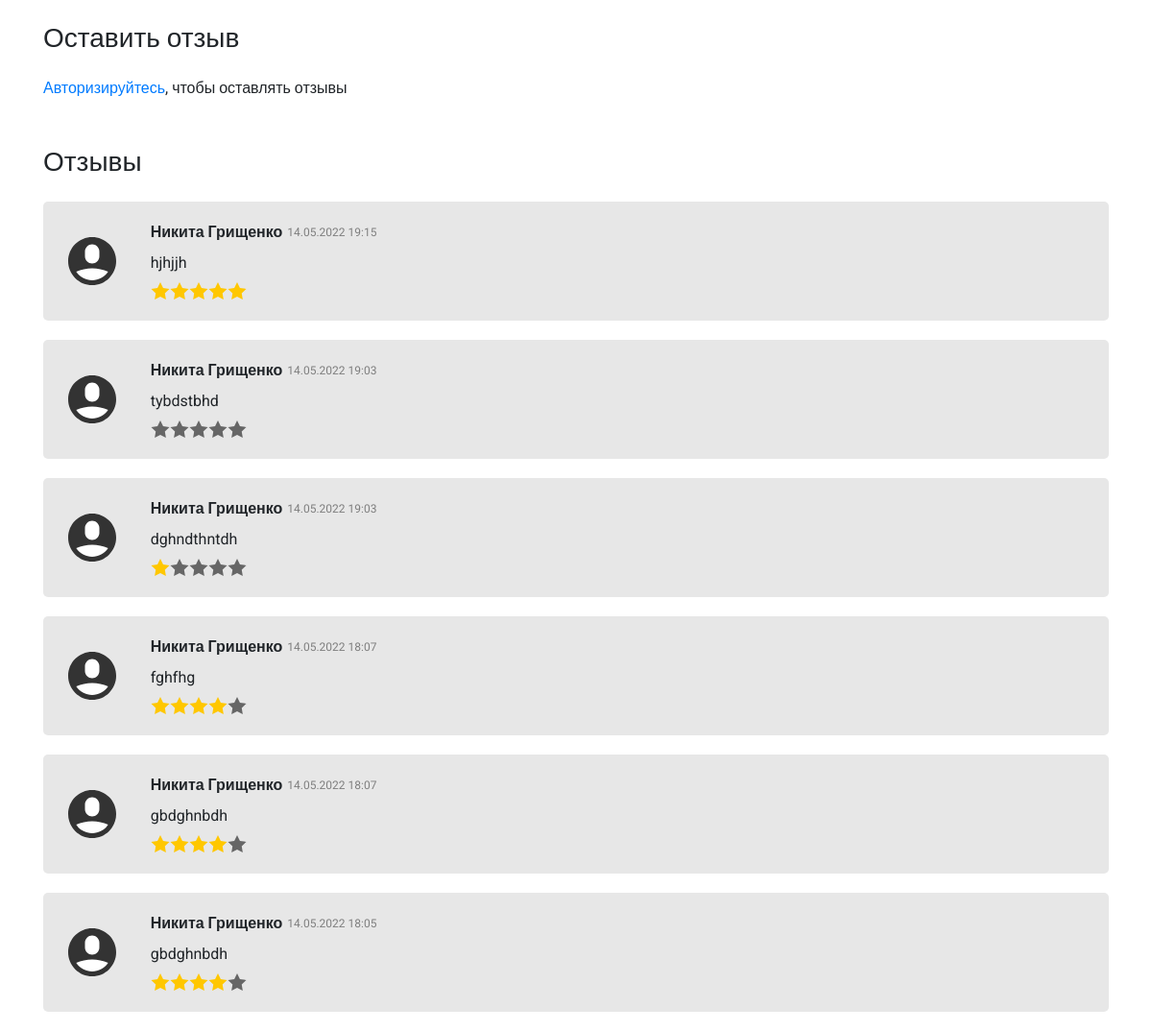
The app's page /cloth/5/ (lower part), older data.
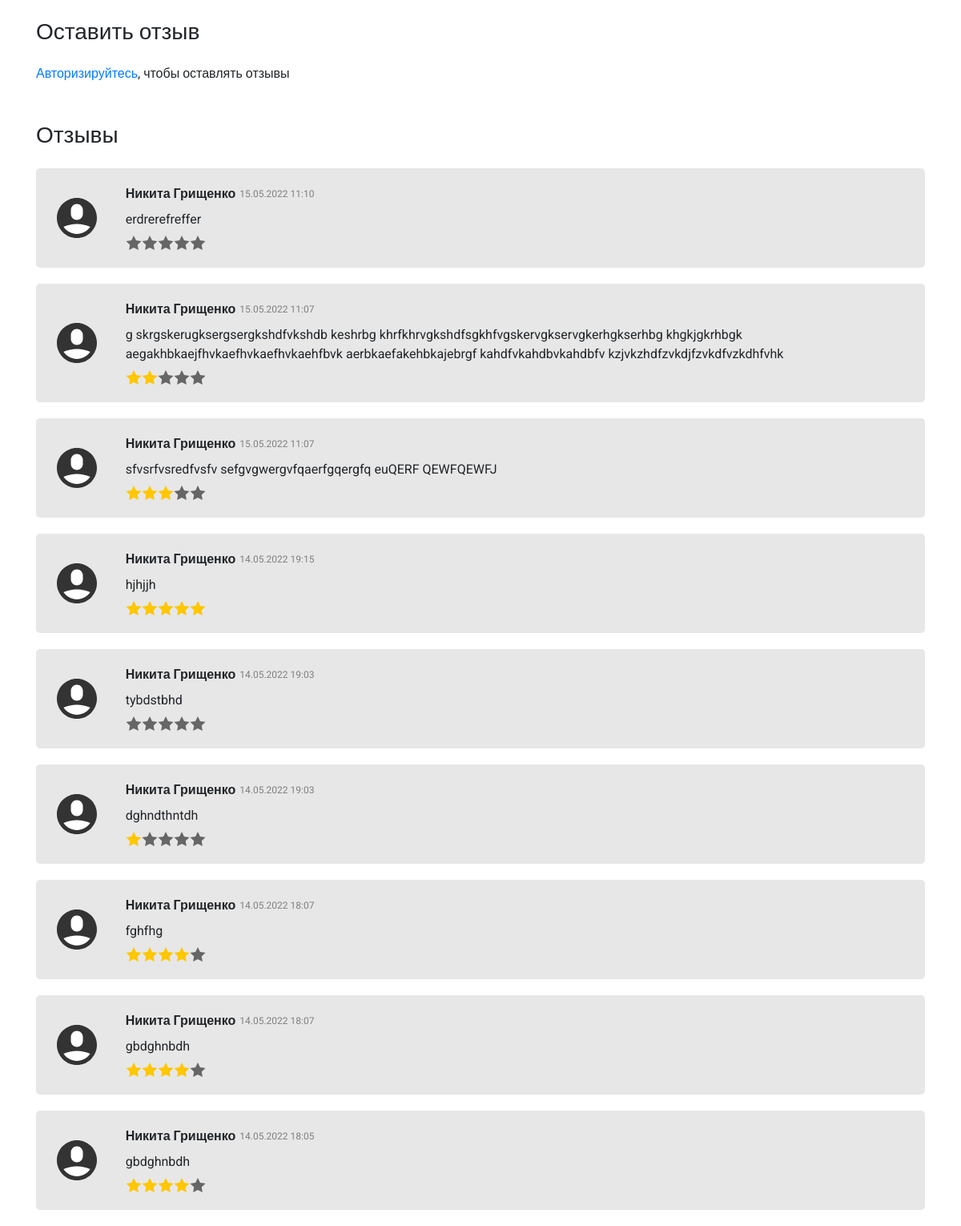
The same page, newer data.
### cloth/models.py (models this page shows, shortened)
class FeedbackToCloth(models.Model):
    user = models.ForeignKey(User, verbose_name=_("Пользователь"), on_delete=models.CASCADE)
    cloth = models.ForeignKey(Cloth, verbose_name=_("Ткань"), on_delete=models.CASCADE)
    date_created = models.DateTimeField(_("Дата создания"), default=timezone.now)
    rating = models.IntegerField(_("Рейтинг"), validators=[
            MaxValueValidator(5),
            MinValueValidator(0)
        ])
    text = models.CharField(_("Текст"), max_length=300)
    class Meta:
        verbose_name = _("Отзыв к ткани")
        verbose_name_plural = _("Отзыв к ткани")

### user/models.py (models this page shows, shortened)
class User(AbstractBaseUser, PermissionsMixin):
    username_validator = UnicodeUsernameValidator()
    username = models.CharField(
        _("username"),
        max_length=150,
        unique=True,
        help_text=_(
            "Required. 150 characters or fewer. Letters, "
            "digits and @/./+/-/_ only."
        ),
        validators=[username_validator],
        error_messages={
            "unique": _("A user with that username already exists."),
        },
    )
    first_name = models.CharField(_("Имя"), max_length=30)
    last_name = models.CharField(_("Фамилия"), max_length=150)
    patronymic = models.CharField(_("Отчество"), max_length=150)
    email = models.EmailField(_("Электронная почта"))
    phone = models.CharField(_("Номер телефона"), max_length=25)
    is_staff = models.BooleanField(
        _("Администратор"),
        default=False,
        help_text=_(
            "Designates whether the user can log into this admin site."
        ),
    )
    is_active = models.BooleanField(
        _("Активный"),
        default=True,
        help_text=_(
            "Designates whether this user should be treated as active. "
            "Unselect this instead of deleting accounts."
        ),
    )
    date_joined = models.DateTimeField(_("Дата создания учетной записи"), default=timezone.now)
    objects = UserManager()
    EMAIL_FIELD = "email"
    USERNAME_FIELD = "username"
    REQUIRED_FIELDS = ["email"]
    class Meta:
        verbose_name = _("Пользователь")
        verbose_name_plural = _("Пользователи")

### cloth/views.py (the view)
# urls.py: path("<int:pk>/", ClothDetailView.as_view(), name="detail"),
class ClothDetailView(DetailView):
    model = Cloth
    template_name = "pages/cloth/detail.html"
    def get_context_data(self, **kwargs):
        context = super().get_context_data(**kwargs)
        context['object'] = Cloth.objects.get(id=self.kwargs['pk'])
        if self.request.user.is_authenticated:
            try:
                is_favourites = Favourites.objects.get(
                    user=self.request.user,
                    cloth_id = self.kwargs['pk']
                )
                if is_favourites:
                    context['is_favourites'] = True
            except Favourites.DoesNotExist:
                context['is_favourites'] = False
        else:
            context['is_favourites'] = False
        context['feedbacks'] = FeedbackToCloth.objects.filter(cloth_id=self.kwargs['pk']).order_by('-date_created')
        return context

### templates/pages/cloth/detail.html (shortened to what the changed rows need)
{% extends "base.html" %}
{% load static %}
{% block content %}
  <section class="cloth-detail">
    <div class="container">
      <div class="row">
        {% if feedbacks|length == 0 %}
          <div class="col-12 mb-5">
            <p>
              Отзывов еще нет
            </p>
          </div>
        {% else %}
          {% for feedback in feedbacks %}
            <div class="col-12">
              <div class="feedback-box">
                <div class="row">
                  <div class="col-1 d-flex align-items-center justify-content-center">
                    <img src="{% static 'images/user-feenback.svg' %}" alt="user-feenback">
                  </div>
                  <div class="col-10">
                    <div class="d-flex align-items-center">
                      <p>
                        <strong>{{feedback.user.first_name}} {{feedback.user.last_name}}</strong>
                      </p>
                      <p class="feedback-box__date">
                        {{ feedback.date_created|date:"d.m.Y H:i" }}
                      </p>
                    </div>
                    <p class="my-2  ">
                      {{feedback.text}}
                    </p>
                    <div class="d-flex ">
                      {% if feedback.rating == 0 %}
                        <img src="{% static 'images/star-grey.svg' %}" alt="">
                        <img src="{% static 'images/star-grey.svg' %}" alt="">
                        <img src="{% static 'images/star-grey.svg' %}" alt="">
                        <img src="{% static 'images/star-grey.svg' %}" alt="">
                        <img src="{% static 'images/star-grey.svg' %}" alt="">
                      {% elif feedback.rating == 1 %}
                        <img src="{% static 'images/star.svg' %}" alt="">
                        <img src="{% static 'images/star-grey.svg' %}" alt="">
                        <img src="{% static 'images/star-grey.svg' %}" alt="">
                        <img src="{% static 'images/star-grey.svg' %}" alt="">
                        <img src="{% static 'images/star-grey.svg' %}" alt="">
                      {% elif feedback.rating == 2 %}
                        <img src="{% static 'images/star.svg' %}" alt="">
                        <img src="{% static 'images/star.svg' %}" alt="">
                        <img src="{% static 'images/star-grey.svg' %}" alt="">
                        <img src="{% static 'images/star-grey.svg' %}" alt="">
                        <img src="{% static 'images/star-grey.svg' %}" alt="">
                      {% elif feedback.rating == 3 %}
                        <img src="{% static 'images/star.svg' %}" alt="">
                        <img src="{% static 'images/star.svg' %}" alt="">
                        <img src="{% static 'images/star.svg' %}" alt="">
                        <img src="{% static 'images/star-grey.svg' %}" alt="">
                        <img src="{% static 'images/star-grey.svg' %}" alt="">
                      {% elif feedback.rating == 4 %}
                        <img src="{% static 'images/star.svg' %}" alt="">
                        <img src="{% static 'images/star.svg' %}" alt="">
                        <img src="{% static 'images/star.svg' %}" alt="">
                        <img src="{% static 'images/star.svg' %}" alt="">
                        <img src="{% static 'images/star-grey.svg' %}" alt="">
                      {% elif feedback.rating == 5 %}
                        <img src="{% static 'images/star.svg' %}" alt="">
                        <img src="{% static 'images/star.svg' %}" alt="">
                        <img src="{% static 'images/star.svg' %}" alt="">
                        <img src="{% static 'images/star.svg' %}" alt="">
                        <img src="{% static 'images/star.svg' %}" alt="">
                      {% endif %}
                    </div>
                  </div>
                </div>
              </div>
            </div>
          {% endfor %}
        {% endif %}
      </div>
    </div>
  </section>
{% endblock content%}

Row changes from the older to the newer data that the page shows:
added FeedbackToCloth: user.first_name "Никита", user.last_name "Грищенко", date_created "15.05.2022 11:10", text "erdrerefreffer", rating 0 (drawn)
added FeedbackToCloth: user.first_name "Никита", user.last_name "Грищенко", date_created "15.05.2022 11:07", text "g skrgskerugksergsergkshdfvkshdb keshrbg khrfkhrvgkshdfsgkhfvgskervgkservgkerhgkserhbg khgkjgkrhbgk aegakhbkaejfhvkaefhvkaefhvkaehfbvk aerbkaefakehbkajebrgf kahdfvkahdbvkahdbfv kzjvkzhdfzvkdjfzvkdfvzkdhfvhk", rating 2 (drawn)
added FeedbackToCloth: user.first_name "Никита", user.last_name "Грищенко", date_created "15.05.2022 11:07", text "sfvsrfvsredfvsfv sefgvgwergvfqaerfgqergfq euQERF QEWFQEWFJ", rating 3 (drawn)
